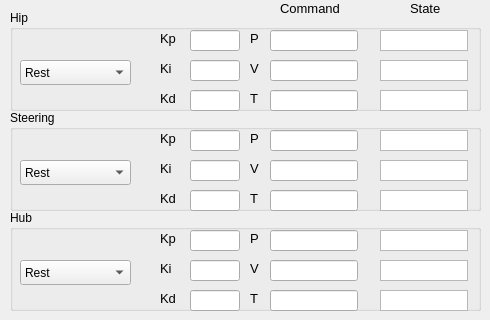
<?xml version="1.0" encoding="UTF-8"?>
<ui version="4.0">
 <class>Form</class>
 <widget class="QWidget" name="Form">
  <property name="geometry">
   <rect>
    <x>0</x>
    <y>0</y>
    <width>490</width>
    <height>320</height>
   </rect>
  </property>
  <property name="minimumSize">
   <size>
    <width>490</width>
    <height>320</height>
   </size>
  </property>
  <property name="maximumSize">
   <size>
    <width>500</width>
    <height>330</height>
   </size>
  </property>
  <property name="windowTitle">
   <string>Form</string>
  </property>
  <widget class="QGroupBox" name="groupBox_hip">
   <property name="geometry">
    <rect>
     <x>10</x>
     <y>10</y>
     <width>471</width>
     <height>101</height>
    </rect>
   </property>
   <property name="title">
    <string>Hip</string>
   </property>
   <widget class="QComboBox" name="comboBox_hip_mode">
    <property name="geometry">
     <rect>
      <x>10</x>
      <y>50</y>
      <width>111</width>
      <height>25</height>
     </rect>
    </property>
    <property name="minimumSize">
     <size>
      <width>111</width>
      <height>25</height>
     </size>
    </property>
    <property name="maximumSize">
     <size>
      <width>111</width>
      <height>25</height>
     </size>
    </property>
    <item>
     <property name="text">
      <string>Rest</string>
     </property>
    </item>
    <item>
     <property name="text">
      <string>Set Zero</string>
     </property>
    </item>
    <item>
     <property name="text">
      <string>Hal calibrate</string>
     </property>
    </item>
    <item>
     <property name="text">
      <string>Position Mode</string>
     </property>
    </item>
    <item>
     <property name="text">
      <string>Velocity Mode</string>
     </property>
    </item>
    <item>
     <property name="text">
      <string>Torque Mode</string>
     </property>
    </item>
   </widget>
   <widget class="QTextBrowser" name="text_hip_pos_state">
    <property name="geometry">
     <rect>
      <x>370</x>
      <y>20</y>
      <width>88</width>
      <height>21</height>
     </rect>
    </property>
    <property name="minimumSize">
     <size>
      <width>70</width>
      <height>21</height>
     </size>
    </property>
    <property name="maximumSize">
     <size>
      <width>100</width>
      <height>21</height>
     </size>
    </property>
    <property name="font">
     <font>
      <pointsize>11</pointsize>
     </font>
    </property>
    <property name="styleSheet">
     <string notr="true"/>
    </property>
    <property name="verticalScrollBarPolicy">
     <enum>Qt::ScrollBarAlwaysOff</enum>
    </property>
    <property name="horizontalScrollBarPolicy">
     <enum>Qt::ScrollBarAsNeeded</enum>
    </property>
    <property name="lineWrapMode">
     <enum>QTextEdit::WidgetWidth</enum>
    </property>
   </widget>
   <widget class="QTextBrowser" name="text_hip_vel_state">
    <property name="geometry">
     <rect>
      <x>370</x>
      <y>50</y>
      <width>88</width>
      <height>21</height>
     </rect>
    </property>
    <property name="minimumSize">
     <size>
      <width>70</width>
      <height>21</height>
     </size>
    </property>
    <property name="maximumSize">
     <size>
      <width>100</width>
      <height>21</height>
     </size>
    </property>
    <property name="font">
     <font>
      <pointsize>11</pointsize>
     </font>
    </property>
    <property name="styleSheet">
     <string notr="true"/>
    </property>
    <property name="verticalScrollBarPolicy">
     <enum>Qt::ScrollBarAlwaysOff</enum>
    </property>
    <property name="horizontalScrollBarPolicy">
     <enum>Qt::ScrollBarAsNeeded</enum>
    </property>
    <property name="lineWrapMode">
     <enum>QTextEdit::WidgetWidth</enum>
    </property>
   </widget>
   <widget class="QTextBrowser" name="text_hip_tor_state">
    <property name="geometry">
     <rect>
      <x>370</x>
      <y>80</y>
      <width>88</width>
      <height>21</height>
     </rect>
    </property>
    <property name="minimumSize">
     <size>
      <width>70</width>
      <height>21</height>
     </size>
    </property>
    <property name="maximumSize">
     <size>
      <width>100</width>
      <height>21</height>
     </size>
    </property>
    <property name="font">
     <font>
      <pointsize>11</pointsize>
     </font>
    </property>
    <property name="styleSheet">
     <string notr="true"/>
    </property>
    <property name="verticalScrollBarPolicy">
     <enum>Qt::ScrollBarAlwaysOff</enum>
    </property>
    <property name="horizontalScrollBarPolicy">
     <enum>Qt::ScrollBarAsNeeded</enum>
    </property>
    <property name="lineWrapMode">
     <enum>QTextEdit::WidgetWidth</enum>
    </property>
   </widget>
   <widget class="QLabel" name="label_hip_v">
    <property name="geometry">
     <rect>
      <x>240</x>
      <y>50</y>
      <width>16</width>
      <height>17</height>
     </rect>
    </property>
    <property name="font">
     <font>
      <pointsize>10</pointsize>
     </font>
    </property>
    <property name="text">
     <string>V</string>
    </property>
   </widget>
   <widget class="QLabel" name="label_hip_p">
    <property name="geometry">
     <rect>
      <x>240</x>
      <y>20</y>
      <width>16</width>
      <height>16</height>
     </rect>
    </property>
    <property name="font">
     <font>
      <pointsize>10</pointsize>
     </font>
    </property>
    <property name="text">
     <string>P</string>
    </property>
   </widget>
   <widget class="QLabel" name="label_hip_t">
    <property name="geometry">
     <rect>
      <x>240</x>
      <y>80</y>
      <width>16</width>
      <height>17</height>
     </rect>
    </property>
    <property name="font">
     <font>
      <pointsize>10</pointsize>
     </font>
    </property>
    <property name="text">
     <string>T</string>
    </property>
   </widget>
   <widget class="QLineEdit" name="lineEdit_hip_pos_cmd">
    <property name="geometry">
     <rect>
      <x>260</x>
      <y>20</y>
      <width>88</width>
      <height>21</height>
     </rect>
    </property>
   </widget>
   <widget class="QLineEdit" name="lineEdit_hip_vel_cmd">
    <property name="geometry">
     <rect>
      <x>260</x>
      <y>50</y>
      <width>88</width>
      <height>21</height>
     </rect>
    </property>
   </widget>
   <widget class="QLineEdit" name="lineEdit_hip_tor_cmd">
    <property name="geometry">
     <rect>
      <x>260</x>
      <y>80</y>
      <width>88</width>
      <height>21</height>
     </rect>
    </property>
   </widget>
   <widget class="QLineEdit" name="lineEdit_hip_kp">
    <property name="geometry">
     <rect>
      <x>180</x>
      <y>20</y>
      <width>50</width>
      <height>21</height>
     </rect>
    </property>
   </widget>
   <widget class="QLineEdit" name="lineEdit_hip_ki">
    <property name="geometry">
     <rect>
      <x>180</x>
      <y>50</y>
      <width>50</width>
      <height>21</height>
     </rect>
    </property>
   </widget>
   <widget class="QLineEdit" name="lineEdit_hip_kd">
    <property name="geometry">
     <rect>
      <x>180</x>
      <y>80</y>
      <width>50</width>
      <height>21</height>
     </rect>
    </property>
   </widget>
   <widget class="QLabel" name="label_hip_kp">
    <property name="geometry">
     <rect>
      <x>150</x>
      <y>20</y>
      <width>21</width>
      <height>17</height>
     </rect>
    </property>
    <property name="font">
     <font>
      <pointsize>10</pointsize>
     </font>
    </property>
    <property name="text">
     <string>Kp</string>
    </property>
   </widget>
   <widget class="QLabel" name="label_hip_ki">
    <property name="geometry">
     <rect>
      <x>150</x>
      <y>50</y>
      <width>21</width>
      <height>17</height>
     </rect>
    </property>
    <property name="font">
     <font>
      <pointsize>10</pointsize>
     </font>
    </property>
    <property name="text">
     <string>Ki</string>
    </property>
   </widget>
   <widget class="QLabel" name="label_hip_kd">
    <property name="geometry">
     <rect>
      <x>150</x>
      <y>80</y>
      <width>21</width>
      <height>17</height>
     </rect>
    </property>
    <property name="font">
     <font>
      <pointsize>10</pointsize>
     </font>
    </property>
    <property name="text">
     <string>Kd</string>
    </property>
   </widget>
  </widget>
  <widget class="QLabel" name="label_cmd">
   <property name="geometry">
    <rect>
     <x>280</x>
     <y>0</y>
     <width>67</width>
     <height>17</height>
    </rect>
   </property>
   <property name="font">
    <font>
     <pointsize>10</pointsize>
    </font>
   </property>
   <property name="text">
    <string>Command</string>
   </property>
  </widget>
  <widget class="QLabel" name="label_state">
   <property name="geometry">
    <rect>
     <x>410</x>
     <y>0</y>
     <width>51</width>
     <height>17</height>
    </rect>
   </property>
   <property name="font">
    <font>
     <pointsize>10</pointsize>
    </font>
   </property>
   <property name="text">
    <string>State</string>
   </property>
  </widget>
  <widget class="QGroupBox" name="groupBox_steering">
   <property name="geometry">
    <rect>
     <x>10</x>
     <y>110</y>
     <width>471</width>
     <height>101</height>
    </rect>
   </property>
   <property name="title">
    <string>Steering</string>
   </property>
   <widget class="QComboBox" name="comboBox_steering_mode">
    <property name="geometry">
     <rect>
      <x>10</x>
      <y>50</y>
      <width>111</width>
      <height>25</height>
     </rect>
    </property>
    <property name="minimumSize">
     <size>
      <width>111</width>
      <height>25</height>
     </size>
    </property>
    <property name="maximumSize">
     <size>
      <width>111</width>
      <height>25</height>
     </size>
    </property>
    <item>
     <property name="text">
      <string>Rest</string>
     </property>
    </item>
    <item>
     <property name="text">
      <string>Set Zero</string>
     </property>
    </item>
    <item>
     <property name="text">
      <string>Hal calibrate</string>
     </property>
    </item>
    <item>
     <property name="text">
      <string>Position Mode</string>
     </property>
    </item>
    <item>
     <property name="text">
      <string>Velocity Mode</string>
     </property>
    </item>
    <item>
     <property name="text">
      <string>Torque Mode</string>
     </property>
    </item>
   </widget>
   <widget class="QTextBrowser" name="text_steering_pos_state">
    <property name="geometry">
     <rect>
      <x>370</x>
      <y>20</y>
      <width>88</width>
      <height>21</height>
     </rect>
    </property>
    <property name="minimumSize">
     <size>
      <width>70</width>
      <height>21</height>
     </size>
    </property>
    <property name="maximumSize">
     <size>
      <width>100</width>
      <height>21</height>
     </size>
    </property>
    <property name="font">
     <font>
      <pointsize>11</pointsize>
     </font>
    </property>
    <property name="styleSheet">
     <string notr="true"/>
    </property>
    <property name="verticalScrollBarPolicy">
     <enum>Qt::ScrollBarAlwaysOff</enum>
    </property>
    <property name="horizontalScrollBarPolicy">
     <enum>Qt::ScrollBarAsNeeded</enum>
    </property>
    <property name="lineWrapMode">
     <enum>QTextEdit::WidgetWidth</enum>
    </property>
   </widget>
   <widget class="QTextBrowser" name="text_steering_vel_state">
    <property name="geometry">
     <rect>
      <x>370</x>
      <y>50</y>
      <width>88</width>
      <height>21</height>
     </rect>
    </property>
    <property name="minimumSize">
     <size>
      <width>70</width>
      <height>21</height>
     </size>
    </property>
    <property name="maximumSize">
     <size>
      <width>100</width>
      <height>21</height>
     </size>
    </property>
    <property name="font">
     <font>
      <pointsize>11</pointsize>
     </font>
    </property>
    <property name="styleSheet">
     <string notr="true"/>
    </property>
    <property name="verticalScrollBarPolicy">
     <enum>Qt::ScrollBarAlwaysOff</enum>
    </property>
    <property name="horizontalScrollBarPolicy">
     <enum>Qt::ScrollBarAsNeeded</enum>
    </property>
    <property name="lineWrapMode">
     <enum>QTextEdit::WidgetWidth</enum>
    </property>
   </widget>
   <widget class="QTextBrowser" name="text_steering_tor_state">
    <property name="geometry">
     <rect>
      <x>370</x>
      <y>80</y>
      <width>88</width>
      <height>21</height>
     </rect>
    </property>
    <property name="minimumSize">
     <size>
      <width>70</width>
      <height>21</height>
     </size>
    </property>
    <property name="maximumSize">
     <size>
      <width>100</width>
      <height>21</height>
     </size>
    </property>
    <property name="font">
     <font>
      <pointsize>11</pointsize>
     </font>
    </property>
    <property name="styleSheet">
     <string notr="true"/>
    </property>
    <property name="verticalScrollBarPolicy">
     <enum>Qt::ScrollBarAlwaysOff</enum>
    </property>
    <property name="horizontalScrollBarPolicy">
     <enum>Qt::ScrollBarAsNeeded</enum>
    </property>
    <property name="lineWrapMode">
     <enum>QTextEdit::WidgetWidth</enum>
    </property>
   </widget>
   <widget class="QLabel" name="label_steering_v">
    <property name="geometry">
     <rect>
      <x>240</x>
      <y>50</y>
      <width>16</width>
      <height>17</height>
     </rect>
    </property>
    <property name="font">
     <font>
      <pointsize>10</pointsize>
     </font>
    </property>
    <property name="text">
     <string>V</string>
    </property>
   </widget>
   <widget class="QLabel" name="label_steering_p">
    <property name="geometry">
     <rect>
      <x>240</x>
      <y>20</y>
      <width>16</width>
      <height>16</height>
     </rect>
    </property>
    <property name="font">
     <font>
      <pointsize>10</pointsize>
     </font>
    </property>
    <property name="text">
     <string>P</string>
    </property>
   </widget>
   <widget class="QLabel" name="label_steering_t">
    <property name="geometry">
     <rect>
      <x>240</x>
      <y>80</y>
      <width>16</width>
      <height>17</height>
     </rect>
    </property>
    <property name="font">
     <font>
      <pointsize>10</pointsize>
     </font>
    </property>
    <property name="text">
     <string>T</string>
    </property>
   </widget>
   <widget class="QLineEdit" name="lineEdit_steering_pos_cmd">
    <property name="geometry">
     <rect>
      <x>260</x>
      <y>20</y>
      <width>88</width>
      <height>21</height>
     </rect>
    </property>
   </widget>
   <widget class="QLineEdit" name="lineEdit_steering_vel_cmd">
    <property name="geometry">
     <rect>
      <x>260</x>
      <y>50</y>
      <width>88</width>
      <height>21</height>
     </rect>
    </property>
   </widget>
   <widget class="QLineEdit" name="lineEdit_steering_tor_cmd">
    <property name="geometry">
     <rect>
      <x>260</x>
      <y>80</y>
      <width>88</width>
      <height>21</height>
     </rect>
    </property>
   </widget>
   <widget class="QLineEdit" name="lineEdit_steering_kp">
    <property name="geometry">
     <rect>
      <x>180</x>
      <y>20</y>
      <width>50</width>
      <height>21</height>
     </rect>
    </property>
   </widget>
   <widget class="QLineEdit" name="lineEdit_steering_ki">
    <property name="geometry">
     <rect>
      <x>180</x>
      <y>50</y>
      <width>50</width>
      <height>21</height>
     </rect>
    </property>
   </widget>
   <widget class="QLineEdit" name="lineEdit_steering_kd">
    <property name="geometry">
     <rect>
      <x>180</x>
      <y>80</y>
      <width>50</width>
      <height>21</height>
     </rect>
    </property>
   </widget>
   <widget class="QLabel" name="label_steering_kp">
    <property name="geometry">
     <rect>
      <x>150</x>
      <y>20</y>
      <width>21</width>
      <height>17</height>
     </rect>
    </property>
    <property name="font">
     <font>
      <pointsize>10</pointsize>
     </font>
    </property>
    <property name="text">
     <string>Kp</string>
    </property>
   </widget>
   <widget class="QLabel" name="label_steering_ki">
    <property name="geometry">
     <rect>
      <x>150</x>
      <y>50</y>
      <width>21</width>
      <height>17</height>
     </rect>
    </property>
    <property name="font">
     <font>
      <pointsize>10</pointsize>
     </font>
    </property>
    <property name="text">
     <string>Ki</string>
    </property>
   </widget>
   <widget class="QLabel" name="label_steering_kd">
    <property name="geometry">
     <rect>
      <x>150</x>
      <y>80</y>
      <width>21</width>
      <height>17</height>
     </rect>
    </property>
    <property name="font">
     <font>
      <pointsize>10</pointsize>
     </font>
    </property>
    <property name="text">
     <string>Kd</string>
    </property>
   </widget>
  </widget>
  <widget class="QGroupBox" name="groupBox_hub">
   <property name="geometry">
    <rect>
     <x>10</x>
     <y>210</y>
     <width>471</width>
     <height>101</height>
    </rect>
   </property>
   <property name="title">
    <string>Hub</string>
   </property>
   <widget class="QComboBox" name="comboBox_hub_mode">
    <property name="geometry">
     <rect>
      <x>10</x>
      <y>50</y>
      <width>111</width>
      <height>25</height>
     </rect>
    </property>
    <property name="minimumSize">
     <size>
      <width>111</width>
      <height>25</height>
     </size>
    </property>
    <property name="maximumSize">
     <size>
      <width>111</width>
      <height>25</height>
     </size>
    </property>
    <item>
     <property name="text">
      <string>Rest</string>
     </property>
    </item>
    <item>
     <property name="text">
      <string>Set Zero</string>
     </property>
    </item>
    <item>
     <property name="text">
      <string>Hal calibrate</string>
     </property>
    </item>
    <item>
     <property name="text">
      <string>Position Mode</string>
     </property>
    </item>
    <item>
     <property name="text">
      <string>Velocity Mode</string>
     </property>
    </item>
    <item>
     <property name="text">
      <string>Torque Mode</string>
     </property>
    </item>
   </widget>
   <widget class="QTextBrowser" name="text_hub_pos_state">
    <property name="geometry">
     <rect>
      <x>370</x>
      <y>20</y>
      <width>88</width>
      <height>21</height>
     </rect>
    </property>
    <property name="minimumSize">
     <size>
      <width>70</width>
      <height>21</height>
     </size>
    </property>
    <property name="maximumSize">
     <size>
      <width>100</width>
      <height>21</height>
     </size>
    </property>
    <property name="font">
     <font>
      <pointsize>11</pointsize>
     </font>
    </property>
    <property name="styleSheet">
     <string notr="true"/>
    </property>
    <property name="verticalScrollBarPolicy">
     <enum>Qt::ScrollBarAlwaysOff</enum>
    </property>
    <property name="horizontalScrollBarPolicy">
     <enum>Qt::ScrollBarAsNeeded</enum>
    </property>
    <property name="lineWrapMode">
     <enum>QTextEdit::WidgetWidth</enum>
    </property>
   </widget>
   <widget class="QTextBrowser" name="text_hub_vel_state">
    <property name="geometry">
     <rect>
      <x>370</x>
      <y>50</y>
      <width>88</width>
      <height>21</height>
     </rect>
    </property>
    <property name="minimumSize">
     <size>
      <width>70</width>
      <height>21</height>
     </size>
    </property>
    <property name="maximumSize">
     <size>
      <width>100</width>
      <height>21</height>
     </size>
    </property>
    <property name="font">
     <font>
      <pointsize>11</pointsize>
     </font>
    </property>
    <property name="styleSheet">
     <string notr="true"/>
    </property>
    <property name="verticalScrollBarPolicy">
     <enum>Qt::ScrollBarAlwaysOff</enum>
    </property>
    <property name="horizontalScrollBarPolicy">
     <enum>Qt::ScrollBarAsNeeded</enum>
    </property>
    <property name="lineWrapMode">
     <enum>QTextEdit::WidgetWidth</enum>
    </property>
   </widget>
   <widget class="QTextBrowser" name="text_hub_tor_state">
    <property name="geometry">
     <rect>
      <x>370</x>
      <y>80</y>
      <width>88</width>
      <height>21</height>
     </rect>
    </property>
    <property name="minimumSize">
     <size>
      <width>70</width>
      <height>21</height>
     </size>
    </property>
    <property name="maximumSize">
     <size>
      <width>100</width>
      <height>21</height>
     </size>
    </property>
    <property name="font">
     <font>
      <pointsize>11</pointsize>
     </font>
    </property>
    <property name="styleSheet">
     <string notr="true"/>
    </property>
    <property name="verticalScrollBarPolicy">
     <enum>Qt::ScrollBarAlwaysOff</enum>
    </property>
    <property name="horizontalScrollBarPolicy">
     <enum>Qt::ScrollBarAsNeeded</enum>
    </property>
    <property name="lineWrapMode">
     <enum>QTextEdit::WidgetWidth</enum>
    </property>
   </widget>
   <widget class="QLabel" name="label_hub_v">
    <property name="geometry">
     <rect>
      <x>240</x>
      <y>50</y>
      <width>16</width>
      <height>17</height>
     </rect>
    </property>
    <property name="font">
     <font>
      <pointsize>10</pointsize>
     </font>
    </property>
    <property name="text">
     <string>V</string>
    </property>
   </widget>
   <widget class="QLabel" name="label_hub_p">
    <property name="geometry">
     <rect>
      <x>240</x>
      <y>20</y>
      <width>16</width>
      <height>16</height>
     </rect>
    </property>
    <property name="font">
     <font>
      <pointsize>10</pointsize>
     </font>
    </property>
    <property name="text">
     <string>P</string>
    </property>
   </widget>
   <widget class="QLabel" name="label_hub_t">
    <property name="geometry">
     <rect>
      <x>240</x>
      <y>80</y>
      <width>16</width>
      <height>17</height>
     </rect>
    </property>
    <property name="font">
     <font>
      <pointsize>10</pointsize>
     </font>
    </property>
    <property name="text">
     <string>T</string>
    </property>
   </widget>
   <widget class="QLineEdit" name="lineEdit_hub_pos_cmd">
    <property name="geometry">
     <rect>
      <x>260</x>
      <y>20</y>
      <width>88</width>
      <height>21</height>
     </rect>
    </property>
   </widget>
   <widget class="QLineEdit" name="lineEdit_hub_vel_cmd">
    <property name="geometry">
     <rect>
      <x>260</x>
      <y>50</y>
      <width>88</width>
      <height>21</height>
     </rect>
    </property>
   </widget>
   <widget class="QLineEdit" name="lineEdit_hub_tor_cmd">
    <property name="geometry">
     <rect>
      <x>260</x>
      <y>80</y>
      <width>88</width>
      <height>21</height>
     </rect>
    </property>
   </widget>
   <widget class="QLineEdit" name="lineEdit_hub_kp">
    <property name="geometry">
     <rect>
      <x>180</x>
      <y>20</y>
      <width>50</width>
      <height>21</height>
     </rect>
    </property>
   </widget>
   <widget class="QLineEdit" name="lineEdit_hub_ki">
    <property name="geometry">
     <rect>
      <x>180</x>
      <y>50</y>
      <width>50</width>
      <height>21</height>
     </rect>
    </property>
   </widget>
   <widget class="QLineEdit" name="lineEdit_hub_kd">
    <property name="geometry">
     <rect>
      <x>180</x>
      <y>80</y>
      <width>50</width>
      <height>21</height>
     </rect>
    </property>
   </widget>
   <widget class="QLabel" name="label_hub_kp">
    <property name="geometry">
     <rect>
      <x>150</x>
      <y>20</y>
      <width>21</width>
      <height>17</height>
     </rect>
    </property>
    <property name="font">
     <font>
      <pointsize>10</pointsize>
     </font>
    </property>
    <property name="text">
     <string>Kp</string>
    </property>
   </widget>
   <widget class="QLabel" name="label_hub_ki">
    <property name="geometry">
     <rect>
      <x>150</x>
      <y>50</y>
      <width>21</width>
      <height>17</height>
     </rect>
    </property>
    <property name="font">
     <font>
      <pointsize>10</pointsize>
     </font>
    </property>
    <property name="text">
     <string>Ki</string>
    </property>
   </widget>
   <widget class="QLabel" name="label_hub_kd">
    <property name="geometry">
     <rect>
      <x>150</x>
      <y>80</y>
      <width>21</width>
      <height>17</height>
     </rect>
    </property>
    <property name="font">
     <font>
      <pointsize>10</pointsize>
     </font>
    </property>
    <property name="text">
     <string>Kd</string>
    </property>
   </widget>
  </widget>
 </widget>
 <resources/>
 <connections/>
</ui>
